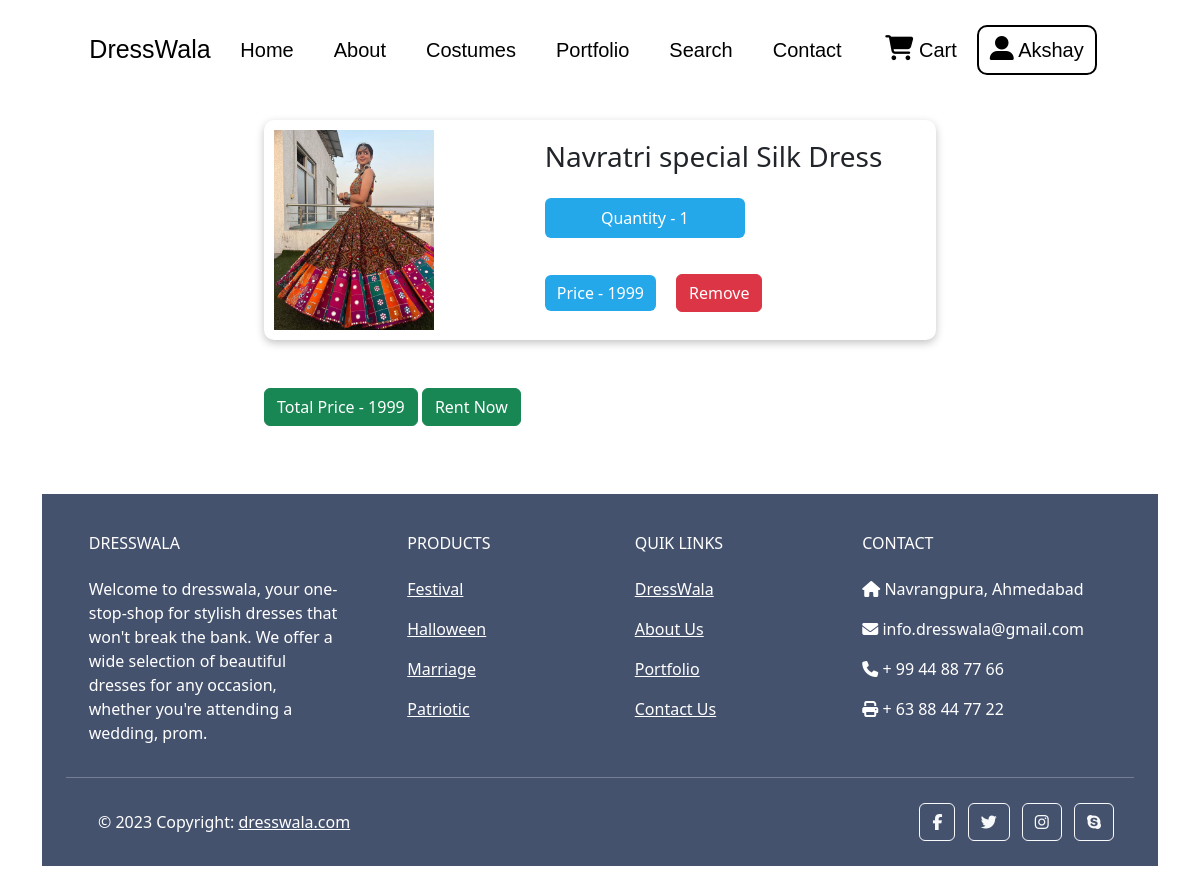
The page /Mycart/ (signed in) on the database its author committed.
### Mainpage/models.py (models this page shows, shortened)
class ProductData(models.Model):
    product_id = models.AutoField
    product_name = models.TextField(max_length=200,default="")
    product_price = models.IntegerField(default=0)
    product_img = models.ImageField(upload_to="products")
    product_desc = models.TextField(max_length=6000,default="")
    product_cat = models.TextField(max_length=100,default="")

### Mainpage/views.py (the view, shortened to what this page needs)
# urls.py: path('Mycart/',views.Mycart,name="Mycart"),
def Mycart(request):
    try:
        user = request.user
        cartdata = CartData()
        mycartlist = []
        total_price = 0
        mycartdata = CartData.objects.filter(user_id = user.id).all().values()
        for i in mycartdata:
            mycartdic = {}
            product_data = ProductData.objects.filter(id = i["product_id"]).values()[0]
            mycartdic["cart_id"] = i["id"]
            mycartdic["product_img"] = product_data["product_img"]
            mycartdic["product_name"] = product_data["product_name"]
            price = product_data["product_price"]
            mycartdic["product_qty"] = i["qty"]
            mycartdic["product_price"] = price * i["qty"]
            total_price = total_price + (price * i["qty"])
            mycartlist.append(mycartdic)
        return render(request,"Mainpage/cart.html",{"mycartdata":mycartdata,"mycartlist":mycartlist,"total_price":total_price})
    except:
        messages.warning(request, "Please first login after then buy the product")
        return redirect("/")

### Mainpage/templates/Mainpage/cart.html (shortened to what this page needs)
{% extends 'Mainpage/basic.html' %}
{% load static %}
    {% block body %}
    <div class="main">
        <div class="container">
            {% if user.is_authenticated %}
            {% if mycartlist %}
            {% for i in mycartlist %}
            <div class="content">
                <div class="part1">
                    <img src="/media/{{i.product_img}}" alt="">
                </div>
                <div class="part2">
                    <div class="heading">
                        <h3>{{i.product_name}}</h3>
                    </div><br>
                    <div class="qty">
                        <button type="button" class="btn btn-primary" style="background-color: #24a8ea;">Quantity -
                            {{i.product_qty}}</button>
                    </div><br>
                    <div class="price-remove">
                        <button type="button" class="btn btn-primary"
                            style="background-color: #24a8ea; border: none;">Price - {{i.product_price}}</button>
                        <form action="/removeitem/" method="post">{% csrf_token %}
                            <button type="submit" class="btn btn-danger">Remove</button>
                        </form>
                    </div>
                </div>
            </div><br><br>
            {% endfor %}
            <button type="button" class="btn btn-success">Total Price - {{total_price}}</button>
            <a href="/order/"><button type="button" class="btn btn-success">Rent Now</button></a>
            {% else %}
            <h3 style="text-align: center;">No any items in cart</h3>
            {% endif %}
            {% else %}
            <h3 style="text-align: center;">First complete your login after then come to cart</h3>
            {% endif %}
        </div>
    </div>
    {% endblock %}

### Mainpage/templates/Mainpage/basic.html (shortened to what this page needs)
{% load static %}
<!doctype html>
<html lang="en">
<head>
  <link rel="stylesheet" href="https://cdnjs.cloudflare.com/ajax/libs/font-awesome/4.7.0/css/font-awesome.min.css">
  <link href="https://cdn.jsdelivr.net/npm/bootstrap@5.2.2/dist/css/bootstrap.min.css" rel="stylesheet"
>
</head>
<body>
  <header id="dropdownmenu">
    <div class="logo"><a href="/">DressWala</a></div>
    <div class="navbar">
      <div class="nav1">
        <ul>
          <li>
            <a href="/">Home</a>
          </li>
          <li>
            <a href="/about/">About</a>
          </li>
          <li>
            <a href="/costumes/">Costumes</a>
          </li>
          <li>
            <a href="/portfolio/">Portfolio</a>
          </li>
          <li>
            <a href="/search/">Search</a>
          </li>
          <li>
            <a href="/contact/">Contact</a>
          </li>
        </ul>
      </div>
      <div class="nav2">
        <ul>
          <li>
            <div class="userandcart">
              <div class="cartbtn">
                <a href="/Mycart/"><i style="font-size:25px" class="fa">&#xf07a;</i> Cart</a>
              </div>
              {% if user.is_authenticated %}
              <a href="/profile/">
                <button class="userbutton">
                  <i style='font-size:24px' class='fas'>&#xf406;</i>
                  {{user.first_name}}
                </button>
              </a>
              {% else %}
              <a href="/login/"><button>Login</button></a>
              {% endif %}
            </div>
          </li>
        </ul>
      </div>
    </div>
  </header>
  {% block body %}
  {% endblock %}
  <div class="container my-5">
    <footer class="text-center text-lg-start text-white" style="background-color: #45526e">
      <div class="container p-4 pb-0">
        <section class="">
          <div class="row">
            <div class="col-md-3 col-lg-3 col-xl-3 mx-auto mt-3">
              <h6 class="text-uppercase mb-4 font-weight-bold">
                DressWala
              </h6>
              <p>
                Welcome to dresswala, your one-stop-shop for stylish dresses that won't break the bank. We offer a wide
                selection of beautiful dresses for any occasion, whether you're attending a wedding, prom.
              </p>
            </div>
            <div class="col-md-2 col-lg-2 col-xl-2 mx-auto mt-3">
              <h6 class="text-uppercase mb-4 font-weight-bold">Products</h6>
              <p>
                <a href="/festival/" style="color: white;">Festival</a>
              </p>
              <p>
                <a href="/Halloween/" style="color: white;">Halloween</a>
              </p>
              <p>
                <a href="/Marriage/" style="color: white;">Marriage</a>
              </p>
              <p>
                <a href="/Patriotic/" style="color: white;">Patriotic</a>
              </p>
            </div>
            <div class="col-md-3 col-lg-2 col-xl-2 mx-auto mt-3">
              <h6 class="text-uppercase mb-4 font-weight-bold">
                Quik links
              </h6>
              <p>
                <a href="/" class="text-white" style="cursor: pointer;">DressWala</a>
              </p>
              <p>
                <a href="/about/" class="text-white" style="cursor: pointer;">About Us</a>
              </p><p>
                <a href="/portfolio/" class="text-white" style="cursor: pointer;">Portfolio</a>
              </p>
              <p>
                <a href="/contact/" class="text-white" style="cursor: pointer;">Contact Us</a>
              </p>
            </div>
            <div class="col-md-4 col-lg-3 col-xl-3 mx-auto mt-3">
              <h6 class="text-uppercase mb-4 font-weight-bold">Contact</h6>
              <p><i class="fa fa-home"></i> Navrangpura, Ahmedabad</p>
              <p><i class="fa fa-envelope"></i> info.dresswala@gmail.com</p>
              <p><i class="fa fa-phone"></i> + 99 44 88 77 66</p>
              <p><i class="fa fa-print"></i> + 63 88 44 77 22</p>
            </div>
          </div>
        </section>
        <hr class="my-3">
        <section class="p-3 pt-0">
          <div class="row d-flex align-items-center">
            <div class="col-md-7 col-lg-8 text-center text-md-start">
              <div class="p-3">
                © 2023 Copyright:
                <a class="text-white" href="https://dresswala.com/">dresswala.com</a>
              </div>
            </div>
            <div class="col-md-5 col-lg-4 ml-lg-0 text-center text-md-end">
              <a class="btn btn-outline-light btn-floating m-1" class="text-white" role="button"><i
                  class="fa fa-facebook"></i></a>
              <a class="btn btn-outline-light btn-floating m-1" class="text-white" role="button"><i
                  class="fa fa-twitter"></i></a>
              <a class="btn btn-outline-light btn-floating m-1" class="text-white" role="button"><i
                  class="fa fa-instagram"></i></a>
              <a class="btn btn-outline-light btn-floating m-1" class="text-white" role="button"><i
                  class="fa fa-skype"></i></a>
            </div>
          </div>
        </section>
      </div>
    </footer>
  </div>
</body>
</html>

### Mainpage/templates/Mainpage/basic.html (style rules this page uses)
header { height: 100px; width: 100%; overflow: hidden; background-color: white; position: fixed; top: 0; display: flex; font-family: 'Rubik', sans-serif; flex-wrap: wrap; z-index: 6; transition-duration: 2s; }
header .logo { height: 100px; width: 25%; display: flex; justify-content: center; align-items: center; font-size: 25px; color: black; }
header .logo a { text-decoration: none; color: black; }
header .navbar { height: 100px; width: 75%; display: flex; align-items: center; justify-content: space-between; }
header .navbar .nav1 { height: 100%; width: 50%; }
header .navbar .nav2 { height: 100%; width: 50%; }
header .navbar ul { display: flex; align-items: center; height: 100%; justify-content: center; }
header .navbar ul li { list-style: none; display: inline-block; margin-left: 20px; margin-right: 20px; }
header .navbar ul li a { text-decoration: none; color: black; font-size: 20px; }
header .navbar .nav2 ul li .userandcart { width: 100%; display: flex; }
header .navbar .nav2 ul li .userandcart .cartbtn { display: flex; align-items: center; margin-left: 10px; margin-right: 10px; }
header .navbar .nav2 ul li .userandcart button { height: 50px; width: 90px; background-color: white; border-radius: 10px; margin-left: 10px; margin-right: 10px; }
header .navbar .nav2 ul li .userbutton { min-width: 120px; padding-left: 10px; padding-right: 10px; border: 2px solid black; }

### Mainpage/templates/Mainpage/cart.html (style rules this page uses)
.main { margin-top: 100px; padding: 20px; }
body { -ms-overflow-style: none; scrollbar-width: none; overflow: hidden; overflow-y: scroll; }
.main .container { width: 60%; }
.main .container .content { display: flex; width: 100%; box-shadow: rgba(0, 0, 0, 0.24) 0px 3px 8px; border-radius: 10px; height: auto; padding: 10px; flex-wrap: wrap; }
.main .container .content .part1 { height: auto; width: 40%; display: flex; align-items: center; }
.main .container .content .part1 img { max-height: 200px; }
.main .container .content .part2 { height: auto; width: 60%; padding: 10px; display: flex; flex-wrap: wrap; }
.main .container .content .part2 .heading { width: 100%; }
.main .container .content .part2 .price-remove { width: 100%; display: flex; height: auto; flex-wrap: wrap; align-items: center; gap: 20px; margin-top: 10px; }
.main .container .content .part2 .qty { display: flex; gap: 10px; width: 100%; }
.main .container .content .part2 .qty button { height: 40px; width: 200px; background-color: #24a8ea; border: none; }

### rows shown on the page
ProductData: product_img (picture), product_name "Navratri special Silk Dress"

### other values the page prints
{{ user.first_name }} "Akshay"
{{ i.product_qty }} "1"
{{ i.product_price }} "1999"
{{ total_price }} "1999"
